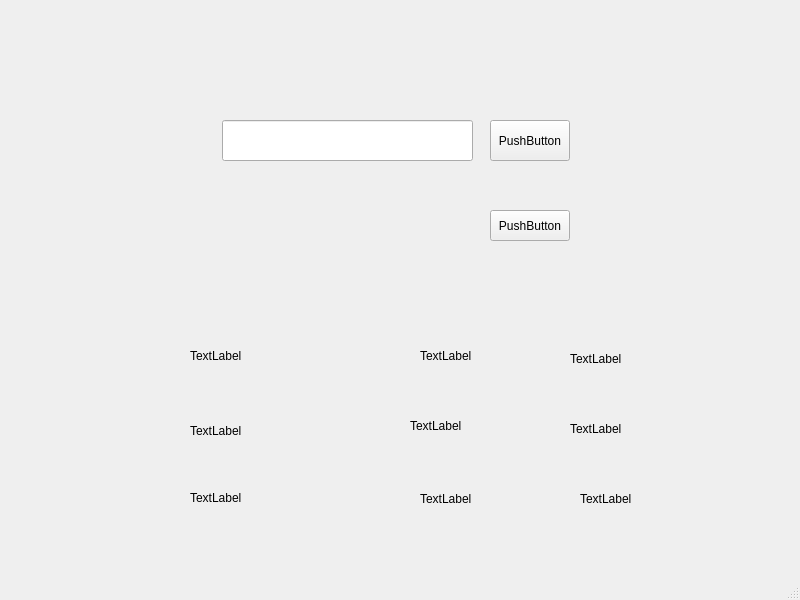
<?xml version="1.0" encoding="UTF-8"?>
<ui version="4.0">
 <class>MainWindow</class>
 <widget class="QMainWindow" name="MainWindow">
  <property name="geometry">
   <rect>
    <x>0</x>
    <y>0</y>
    <width>800</width>
    <height>600</height>
   </rect>
  </property>
  <property name="windowTitle">
   <string>MainWindow</string>
  </property>
  <widget class="QWidget" name="centralwidget">
   <widget class="QLabel" name="weatherLabel">
    <property name="geometry">
     <rect>
      <x>190</x>
      <y>330</y>
      <width>161</width>
      <height>51</height>
     </rect>
    </property>
    <property name="text">
     <string>TextLabel</string>
    </property>
   </widget>
   <widget class="QLabel" name="temperatureLabel">
    <property name="geometry">
     <rect>
      <x>420</x>
      <y>330</y>
      <width>161</width>
      <height>51</height>
     </rect>
    </property>
    <property name="text">
     <string>TextLabel</string>
    </property>
   </widget>
   <widget class="QLineEdit" name="cityLineEdit">
    <property name="geometry">
     <rect>
      <x>222</x>
      <y>120</y>
      <width>251</width>
      <height>41</height>
     </rect>
    </property>
   </widget>
   <widget class="QPushButton" name="searchButton">
    <property name="geometry">
     <rect>
      <x>490</x>
      <y>120</y>
      <width>80</width>
      <height>41</height>
     </rect>
    </property>
    <property name="text">
     <string>PushButton</string>
    </property>
   </widget>
   <widget class="QLabel" name="latitudeLabel">
    <property name="geometry">
     <rect>
      <x>190</x>
      <y>410</y>
      <width>121</width>
      <height>41</height>
     </rect>
    </property>
    <property name="text">
     <string>TextLabel</string>
    </property>
   </widget>
   <widget class="QLabel" name="longitudeLabel">
    <property name="geometry">
     <rect>
      <x>410</x>
      <y>400</y>
      <width>121</width>
      <height>51</height>
     </rect>
    </property>
    <property name="text">
     <string>TextLabel</string>
    </property>
   </widget>
   <widget class="QLabel" name="regionLabel">
    <property name="geometry">
     <rect>
      <x>190</x>
      <y>477</y>
      <width>131</width>
      <height>41</height>
     </rect>
    </property>
    <property name="text">
     <string>TextLabel</string>
    </property>
   </widget>
   <widget class="QLabel" name="windLabel">
    <property name="geometry">
     <rect>
      <x>420</x>
      <y>490</y>
      <width>55</width>
      <height>18</height>
     </rect>
    </property>
    <property name="text">
     <string>TextLabel</string>
    </property>
   </widget>
   <widget class="QLabel" name="humidityLabel">
    <property name="geometry">
     <rect>
      <x>570</x>
      <y>350</y>
      <width>55</width>
      <height>18</height>
     </rect>
    </property>
    <property name="text">
     <string>TextLabel</string>
    </property>
   </widget>
   <widget class="QPushButton" name="locateButton">
    <property name="geometry">
     <rect>
      <x>490</x>
      <y>210</y>
      <width>80</width>
      <height>31</height>
     </rect>
    </property>
    <property name="text">
     <string>PushButton</string>
    </property>
   </widget>
   <widget class="QLabel" name="multiDayWeatherLabel">
    <property name="geometry">
     <rect>
      <x>570</x>
      <y>420</y>
      <width>55</width>
      <height>18</height>
     </rect>
    </property>
    <property name="text">
     <string>TextLabel</string>
    </property>
   </widget>
   <widget class="QLabel" name="timeLabel">
    <property name="geometry">
     <rect>
      <x>580</x>
      <y>490</y>
      <width>55</width>
      <height>18</height>
     </rect>
    </property>
    <property name="text">
     <string>TextLabel</string>
    </property>
   </widget>
  </widget>
  <widget class="QMenuBar" name="menubar">
   <property name="geometry">
    <rect>
     <x>0</x>
     <y>0</y>
     <width>800</width>
     <height>23</height>
    </rect>
   </property>
  </widget>
  <widget class="QStatusBar" name="statusbar"/>
 </widget>
 <resources/>
 <connections/>
</ui>
